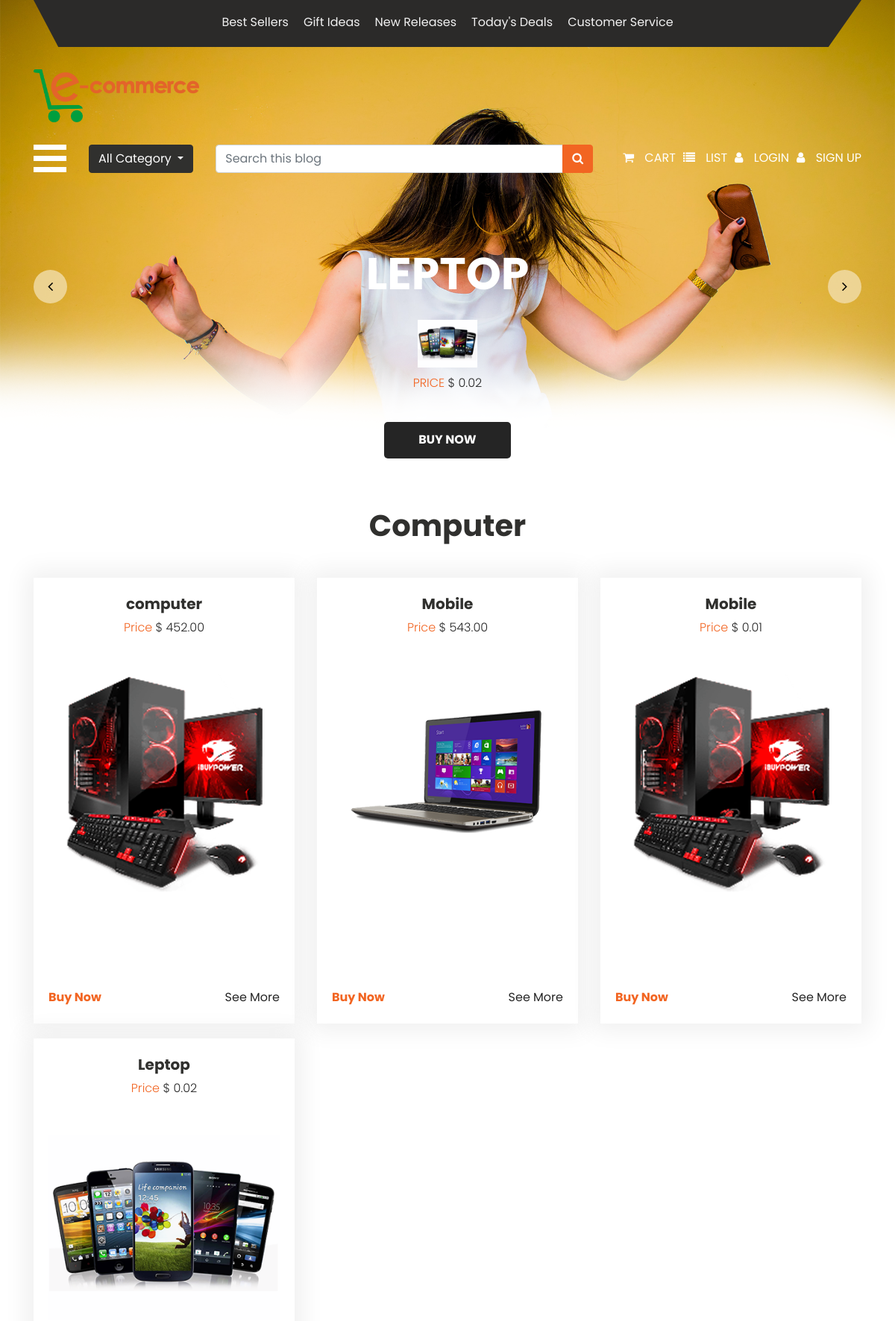
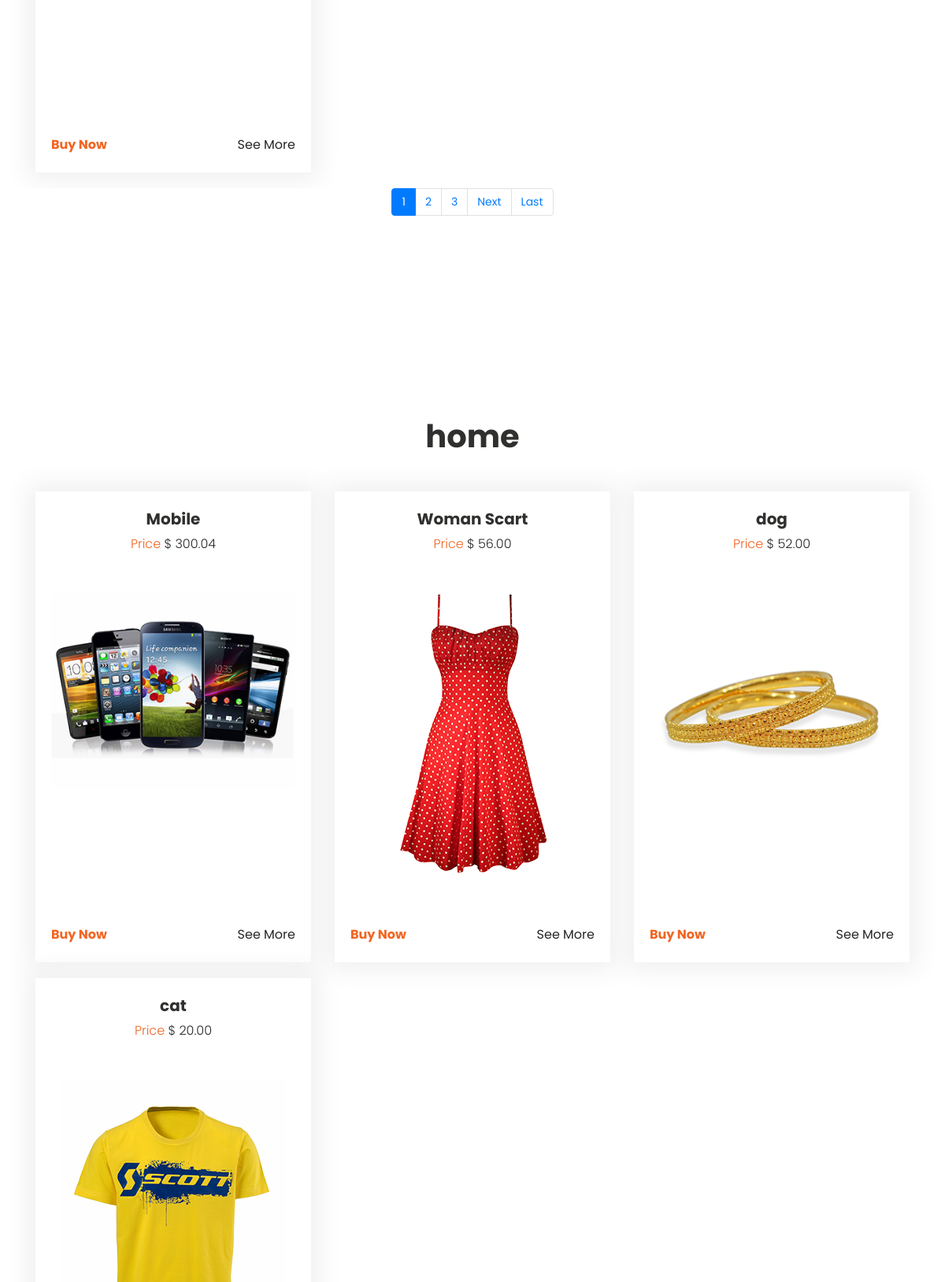
The page / (upper part) on the database its author committed (2 pictures, top to bottom).
### homeapp/models.py (models this page shows, shortened)
class Fashion(models.Model):
    category = models.ForeignKey(Category, on_delete=models.CASCADE, null=True, blank=True)
    item_name = models.CharField(max_length=20)
    price = models.DecimalField(max_digits=5, decimal_places=2, default=None)
    item_img = models.ImageField(upload_to='homepage', max_length=100, null=True, default=None)

class Category(models.Model):
    category_name = models.CharField(max_length=20)

### Django_Project_ecommerce_website/views.py (the view)
# urls.py: path('' , views.homepage , name = 'homepage'),
def homepage(request):
    category_items = Category.objects.all().order_by('category_name')
    fashion_data_n = Fashion.objects.all().order_by('item_name')
    fashion_data = paginator_function(fashion_data_n, 3, request)
    total_page = fashion_data['total_page']
    fashion_data = fashion_data['f_data']
    data = {
         'fashion_data' : fashion_data , 'total_page' : total_page ,
          'category_items' : category_items ,
          }
    return render(request , 'homepage.html' , data)

### Django_Project_ecommerce_website/views.py (called while the page is built)
def paginator_function(data , show , request ):
    paginator = Paginator(data , show)
    page_num = request.GET.get('page')
    f_data = paginator.get_page(page_num)
    total_page = f_data.paginator.num_pages
    return { 'f_data': f_data , 'total_page' : total_page}

### templates/homepage.html (shortened to what this page needs)
{%extends 'base.html' %}
{%block content %}
<section>
      <div class="banner_section layout_padding">
        <div class="container">
          <div id="my_slider" class="carousel slide" data-ride="carousel">
            <div class="carousel-inner">
             {% for n in fashion_data %}
              <div class="carousel-item {% if forloop.first %}active{% endif %}">
                <div class="row">
                  <div class="col-sm-12">
                    <h1 class="banner_taital"> {{n.item_name}} <br /> <img src="/media/{{n.item_img}}" /><br/>
                      <p class="price_text"> Price <span style="color: #262626">$ {{n.price}}</span> </p>
                    </h1>
                    <div class="buynow_bt"><a href="">Buy Now</a></div>
                  </div>
                </div>
              </div>
              {% endfor %}
            </div>
            <a class="carousel-control-prev" href="#my_slider" role="button"  data-slide="prev"><i class="fa fa-angle-left"></i></a>
            <a class="carousel-control-next"  href="#my_slider" role="button" data-slide="next"><i class="fa fa-angle-right"></i></a>
          </div>
        </div>
      </div>
{% for category_item in category_items %}
  <div class="fashion_section">
   <div id="main_slider" class="carousel slide" data-ride="carousel">
    <div class="carousel-inner">
      <div class="carousel-item active">
            <div class="container">
               <h1 class="fashion_taital">{{ category_item.category_name }}</h1>
               <div class="fashion_section_2">
                  <div class="row">
                     {% for fashion_item in category_item.fashion_set.all %}
                     <div class="col-lg-4 col-sm-4">
                        <div class="box_main">
                           <h4 class="shirt_text">{{ fashion_item.item_name }}</h4>
                           <p class="price_text">Price  <span style="color: #262626;">$ {{ fashion_item.price }}</span></p>
                           <div class="tshirt_img"><img src=" /media/{{fashion_item.item_img}} "></div>
                           <div class="btn_main">
                              <div class="buy_bt"><a href="#">Buy Now</a></div>
                              <div class="seemore_bt"><a href="#">See More</a></div>
                           </div>
                        </div>
                     </div>
                     {% endfor %}
                  </div>
               </div>
            </div>
           </div>
      </div>
   <div class="d-flex justify-content-center align-items-center" style="padding-bottom: 100px">
        <nav aria-label="...">
          <ul class="pagination">
          {% for n in fashion_data.paginator.page_range %}
            <li class="page-item {% if n == fashion_data.number %}active{% endif %}"> <a class="page-link" href="?page={{n }}">{{ n }}</a></li>
          {% endfor %}
        {% if fashion_data.has_next %}
        <li class="page-item"> <a class="page-link" href="?page={{ fashion_data.next_page_number }}">Next</a> </li>
        <li class="page-item">  <a class="page-link" href="?page={{ fashion_data.paginator.num_pages }}">Last</a> </li>
        {% endif %}
         </ul>
        </nav>
    </div>
  </div>
</div>
{% endfor %}
</section>
{% endblock %}

### templates/base.html (shortened to what this page needs)
{% load static %}
<!DOCTYPE html>
<html lang="en">
  <head>
    <link rel="stylesheet" type="text/css" href={% static  'css/bootstrap.min.css' %} />
    <link rel="stylesheet" type="text/css" href={% static 'css/style.css' %} />
    <link rel="stylesheet" href={% static 'css/responsive.css' %}/>
    <link rel="stylesheet" href={% static '/css/jquery.mCustomScrollbar.min.css' %} />
    <link
      rel="stylesheet"
      href="https://netdna.bootstrapcdn.com/font-awesome/4.0.3/css/font-awesome.css"
    />
    <link
      rel="stylesheet"
      type="text/css"
      href="https://stackpath.bootstrapcdn.com/font-awesome/4.7.0/css/font-awesome.min.css"
    />
    <link rel="stylesheet" href="/static/css/owl.carousel.min.css" />
    <link
      rel="stylesheet"
      href="https://cdnjs.cloudflare.com/ajax/libs/fancybox/2.1.5/jquery.fancybox.min.css"
      media="screen"
    />
  </head>
  <body>
    <div class="banner_bg_main">
      <div class="container">
        <div class="header_section_top">
          <div class="row">
            <div class="col-sm-12">
              <div class="custom_menu">
                <ul>
                  <li><a href="#">Best Sellers</a></li>
                  <li><a href="#">Gift Ideas</a></li>
                  <li><a href="#">New Releases</a></li>
                  <li><a href="#">Today's Deals</a></li>
                  <li><a href={% url 'contact'%}>Customer Service</a></li>
                </ul>
              </div>
            </div>
          </div>
        </div>
      </div>
      <div class="logo_section">
        <div class="container">
          <div class="row">
            <div class="col-sm-12">
              <div class="logo">
                <a href={% url 'homepage' %}><img src="/static/images/logo.png" /></a>
              </div>
            </div>
          </div>
        </div>
      </div>
      <div class="header_section">
        <div class="container">
          <div class="containt_main">
            <span class="toggle_icon" onclick="openNav()"
              ><img src="/static/images/toggle-icon.png"
            /></span>
            <div class="dropdown">
              <button
                class="btn btn-secondary dropdown-toggle"
                type="button"
                id="dropdownMenuButton"
                data-toggle="dropdown"
                aria-haspopup="true"
                aria-expanded="false"
              >
                All Category
              </button>
            </div>
            <div class="main">
              <div class="input-group">
                <input type="text"  class="form-control" placeholder="Search this blog" />
                <div class="input-group-append">
                  <button  class="btn btn-secondary" type="button" style="background-color: #f26522; border-color: #f26522">
                    <i class="fa fa-search"></i>
                  </button>
                </div>
              </div>
            </div>
            <div class="header_box">
              <div class="login_menu">
                <ul>
                  <li>
                    <a href="#">
                      <i class="fa fa-shopping-cart" aria-hidden="true"></i>
                      <span class="padding_10">Cart</span></a
                    >
                  </li>
                  <li>
                    <a href="#">
                      <i class="fa fa-list" aria-hidden="true"></i>
                      <span class="padding_10">List</span></a
                    >
                  </li>
                  <li>
                    <a href="#">
                      <i class="fa fa-user" aria-hidden="true"></i>
                      <span class="padding_10">Login</span></a
                    >
                  </li>
                  <li>
                    <a href="#">
                      <i class="fa fa-user" aria-hidden="true"></i>
                      <span class="padding_10">Sign Up</span></a
                    >
                  </li>
                </ul>
              </div>
            </div>
          </div>
        </div>
      </div>
    </body>
    </html>
{% block content %}
{% endblock %}

### templates/homepage.html (style rules this page uses)
.col-sm-12 h1 img { width: 80px; }

### rows shown on the page
Fashion: item_name "LEPTOP", item_img (picture), price "0.02", item_name "Leptop"
Category: category_name "Computer", page_range "1" "2" "3"
Fashion: item_name "computer", price "452.00", item_img (picture)
Fashion: item_name "Mobile", price "543.00", item_img (picture)
Fashion: item_name "Mobile", price "0.01", item_img (picture)
Category: category_name "home"
Fashion: item_name "Mobile", price "300.04", item_img (picture)
Fashion: item_name "Woman Scart", price "56.00", item_img (picture)
Fashion: item_name "dog", price "52.00", item_img (picture)
Fashion: item_name "cat", price "20.00", item_img (picture)
